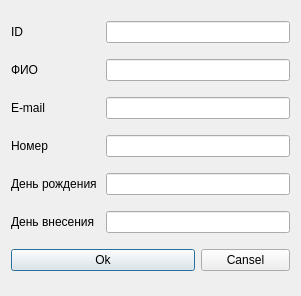
<?xml version="1.0" encoding="UTF-8"?>
<ui version="4.0">
 <class>AddDialog</class>
 <widget class="QDialog" name="AddDialog">
  <property name="geometry">
   <rect>
    <x>0</x>
    <y>0</y>
    <width>301</width>
    <height>296</height>
   </rect>
  </property>
  <property name="windowTitle">
   <string>Dialog</string>
  </property>
  <layout class="QGridLayout" name="gridLayout">
   <item row="0" column="0">
    <widget class="QLabel" name="label_6">
     <property name="text">
      <string>ID</string>
     </property>
    </widget>
   </item>
   <item row="0" column="1" colspan="2">
    <widget class="QLineEdit" name="IdlineEdit"/>
   </item>
   <item row="1" column="0">
    <widget class="QLabel" name="label">
     <property name="text">
      <string>ФИО</string>
     </property>
    </widget>
   </item>
   <item row="1" column="1" colspan="2">
    <widget class="QLineEdit" name="FIOLineEdit"/>
   </item>
   <item row="2" column="0">
    <widget class="QLabel" name="label_2">
     <property name="text">
      <string>E-mail</string>
     </property>
    </widget>
   </item>
   <item row="2" column="1" colspan="2">
    <widget class="QLineEdit" name="EmailLineEdit"/>
   </item>
   <item row="3" column="0">
    <widget class="QLabel" name="label_3">
     <property name="text">
      <string>Номер</string>
     </property>
    </widget>
   </item>
   <item row="3" column="1" colspan="2">
    <widget class="QLineEdit" name="NumberLineEdit"/>
   </item>
   <item row="4" column="0">
    <widget class="QLabel" name="label_4">
     <property name="text">
      <string>День рождения</string>
     </property>
    </widget>
   </item>
   <item row="4" column="1" colspan="2">
    <widget class="QLineEdit" name="BdayLineEdit"/>
   </item>
   <item row="5" column="0">
    <widget class="QLabel" name="label_5">
     <property name="text">
      <string>День внесения</string>
     </property>
    </widget>
   </item>
   <item row="5" column="1" colspan="2">
    <widget class="QLineEdit" name="DayLineEdit"/>
   </item>
   <item row="6" column="0" colspan="2">
    <widget class="QPushButton" name="pushButton">
     <property name="text">
      <string>Ok</string>
     </property>
    </widget>
   </item>
   <item row="6" column="2">
    <widget class="QPushButton" name="pushButton_2">
     <property name="text">
      <string>Cansel</string>
     </property>
    </widget>
   </item>
  </layout>
 </widget>
 <resources/>
 <connections/>
</ui>
